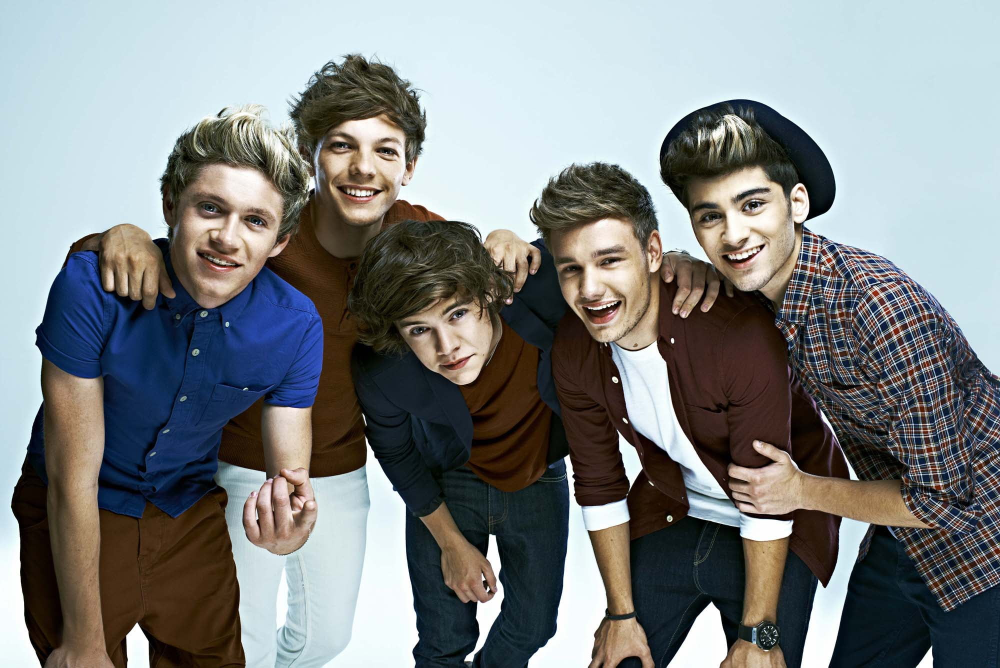
#> input picture projects/new2.jpg, 2000 x 1335 px, found by its file name (shown at 1/2 size)
$ jupyter execute 'Face and Eye Detection in a image using open cv.ipynb'
#> lines starting #> are read from the running program, lines starting #| are printed output that depends on the picture; after the words box and inside, x2 and y2 are one past the last pixel; in counts of white or black regions, pixels touching at a corner belong together
[cell 1]
#Face Detection using haarcascade file
import cv2
import numpy
face=cv2.CascadeClassifier("C:\\Users\\RAHUL CHOUDHARY\\Summer inter regex\\ML Regex\\projects\\haarcascade_frontalface_default.xml") #for detecting face
eye = cv2.CascadeClassifier("C:\\Users\\RAHUL CHOUDHARY\\Summer inter regex\\ML Regex\\projects\\haarcascade_eye.xml") #for detecting eyes

image=cv2.imread("C:\\Users\\RAHUL CHOUDHARY\\Summer inter regex\\ML Regex\\projects\\new2.jpg")
#> image is the input picture: shape (1335, 2000, 3); mean B, G, R 130.1, 129.8, 126
gray= cv2.cvtColor(image,cv2.COLOR_BGR2GRAY) #convert into gray
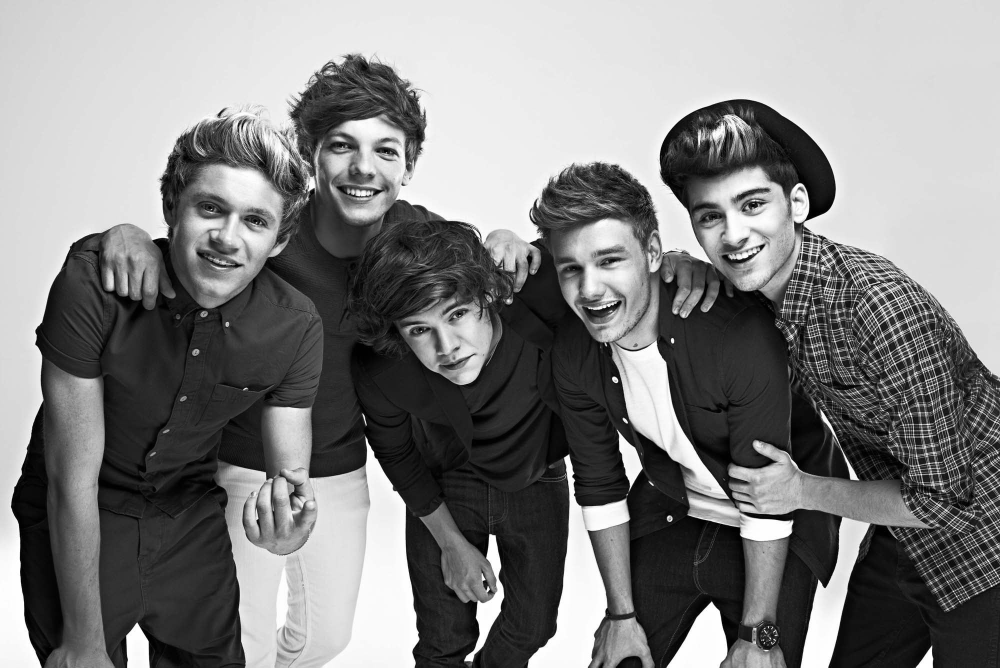
#> gray: shape (1335, 2000) (shown at 1/2 size); min 0, max 255, mean 128.6

#parameters(img,scale_factor[reduce image size],min_neighbour)
faces = face.detectMultiScale(gray,1.2,2)   #for  faces
#> faces = [[1500, 1172, 39, 39], [523, 234, 86, 86], [615, 210, 223, 223], [788, 573, 202, 202], [1352, 333, 236, 236], [329, 329, 259, 259], [1066, 437, 242, 242]]

for(x,y,w,h) in faces:

    image=cv2.rectangle(image,(x,y),(x+w,y+h),(127,0,205),3)

    #Now detect eyes
    roi_gray = gray[y:y+h, x:x+w]
    roi_color = image[y:y+h, x:x+w]
    eyes = eye.detectMultiScale(roi_gray,1.5,1)
    for (ex,ey,ew,eh) in eyes:
        cv2.rectangle(roi_color,(ex,ey),(ex+ew,ey+eh),(255,0,0),2)
#> this loop made 7 passes
#> (x, y, w, h, eyes) on passes 3 to 7: (615, 210, 223, 223, [[42, 60, 45, 45], [141, 73, 45, 45], [122, 62, 68, 68]]), (788, 573, 202, 202, [[101, 36, 45, 45], [29, 65, 45, 45], [90, 21, 68, 68]]), (1352, 333, 236, 236, [[45, 82, 45, 45], [118, 46, 68, 68]]), (329, 329, 259, 259, [[51, 56, 68, 68], [143, 82, 68, 68]]), (1066, 437, 242, 242, [[124, 67, 45, 45], [55, 83, 45, 45], [117, 49, 68, 68]])
#> pass 1, `roi_gray = gray[y:y+h, x:x+w]`:
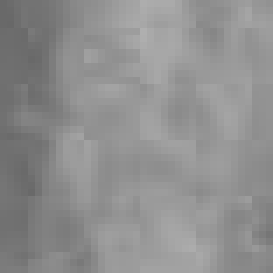
#> roi_gray: shape (39, 39) (shown 7 times larger); min 104, max 175, mean 143
#> pass 1, `roi_color = image[y:y+h, x:x+w]`:
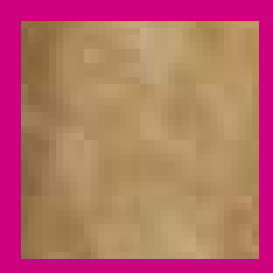
#> roi_color: shape (39, 39, 3) (shown 7 times larger); mean B, G, R 103, 107.2, 181
#> pass 2, `image=cv2.rectangle(image,(x,y),(x+w,y+h),(127,0,205),3)`:
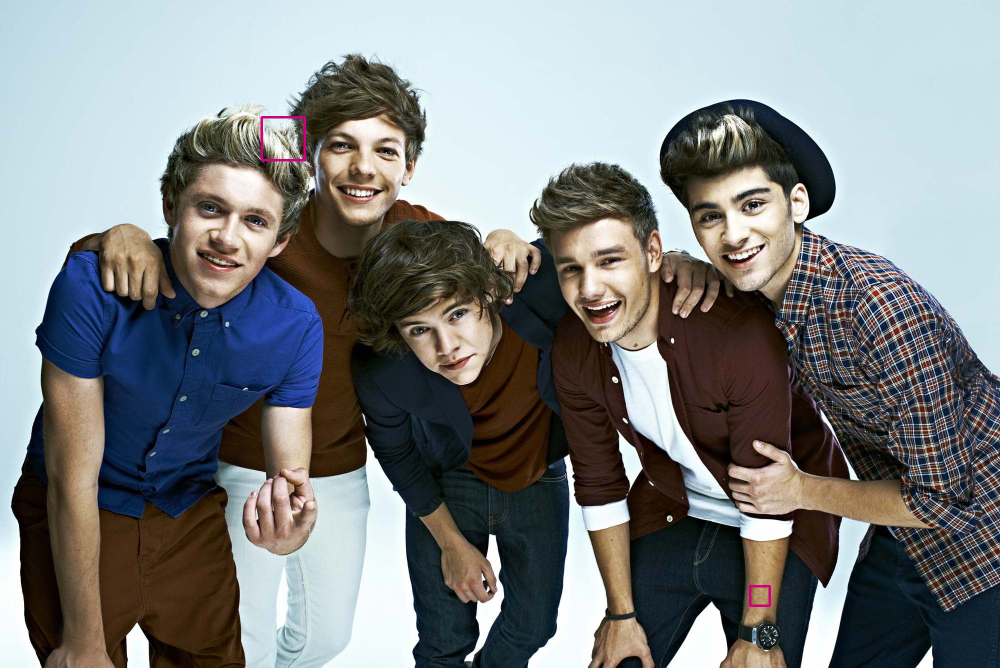
#> image: shape (1335, 2000, 3) (shown at 1/2 size); mean B, G, R 130.1, 129.6, 126.1
#> after the loop:
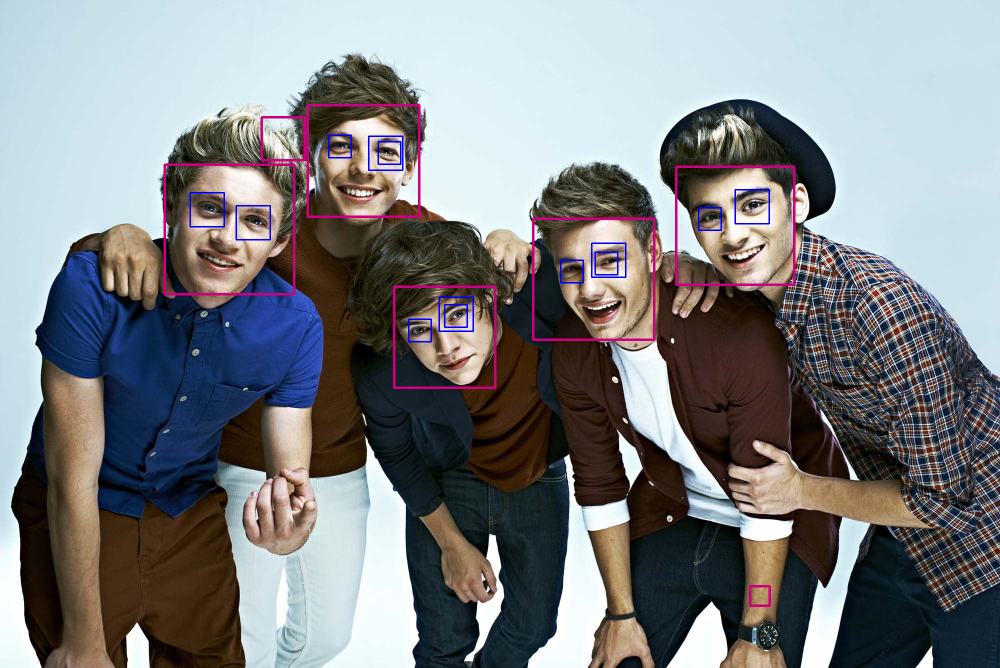
#> image: shape (1335, 2000, 3) (shown at 1/2 size); 1.19% of pixels changed, all inside (x1, y1, x2, y2) = (327, 208, 1591, 778)
#> after the loop:
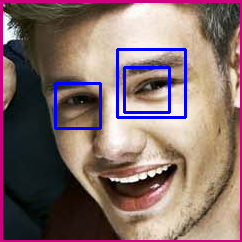
#> roi_color: shape (242, 242, 3); mean B, G, R 106.8, 108.8, 131.6
#> after the loop:
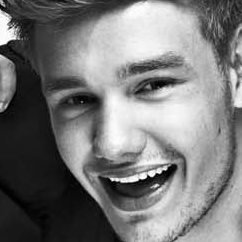
#> roi_gray: shape (242, 242); min 0, max 255, mean 120.8

image = cv2.resize(image,(800,700))
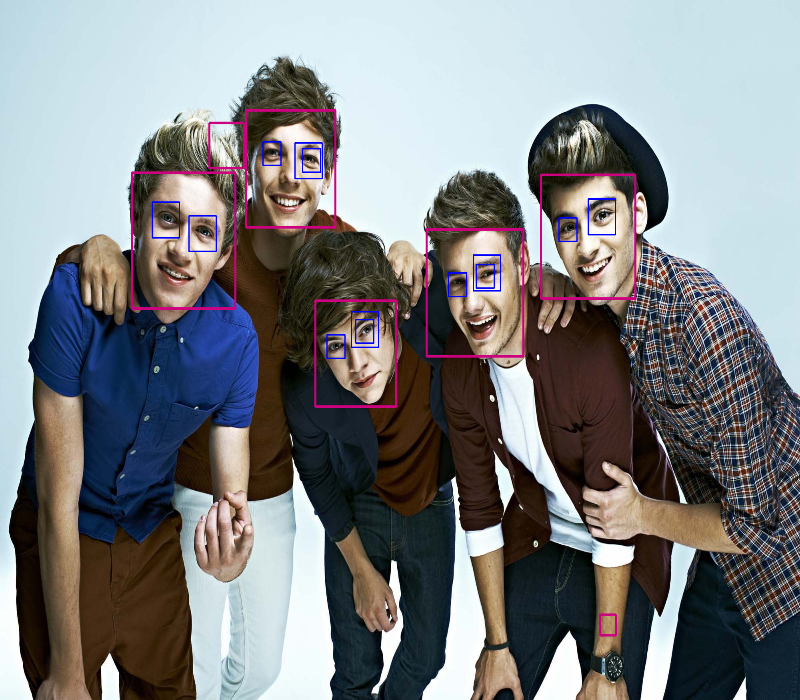
#> image: shape (700, 800, 3); mean B, G, R 130.9, 128.3, 126.4
cv2.imshow("Face Detected",image)
cv2.waitKey(0)
cv2.destroyAllWindows()
